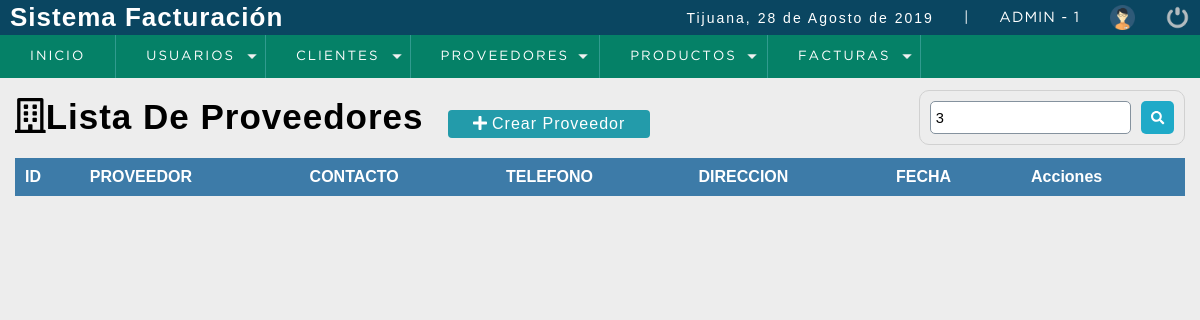
The app's page /sistema/buscar_proveedor.php?pagina=2&busqueda=3 (signed in), older data.
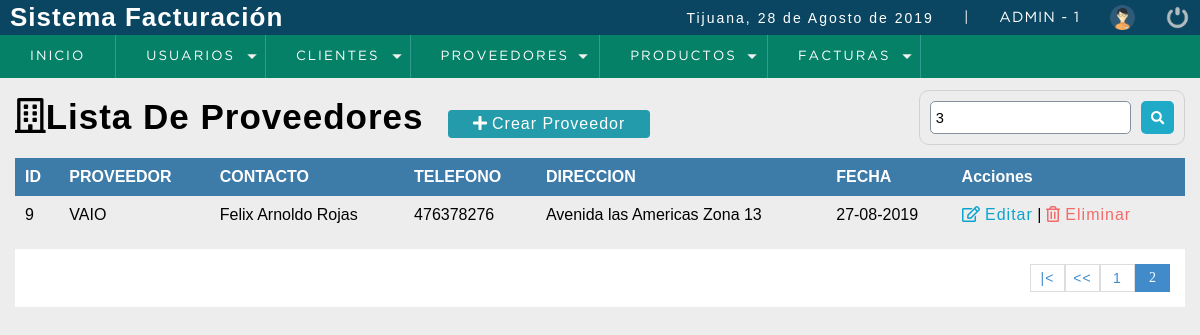
The same page, newer data.
### tables this page shows
CREATE TABLE `proveedor` (
  `codproveedor` int(11) NOT NULL,
  `proveedor` varchar(100) DEFAULT NULL,
  `contacto` varchar(100) DEFAULT NULL,
  `telefono` bigint(11) DEFAULT NULL,
  `direccion` text,
  `usuario_id` int(11) NOT NULL,
  `date_add` datetime NOT NULL  DEFAULT CURRENT_TIMESTAMP,  
  `estatus` tinyint DEFAULT 1
);

### sistema/buscar_proveedor.php (the view, shortened to what this page needs)
<?php
  include "../conexion.php"
?>
<!DOCTYPE html>
<html lang="en">
<head>
	<?php include "includes/script.php"; ?>
</head>
<body>
	<?php include "includes/header.php"; ?>
	<section id="container">
    <?php
      $busqueda = strtolower($_REQUEST['busqueda']);
    ?>
    <h1><i class="far fa-building"></i>Lista De Proveedores</h1>
    <a href = "registro_proveedor.php" class = "btn_new"><i class="fas fa-plus"></i> Crear Proveedor</a>
    <form action="buscar_proveedor.php" method="get" class = "form_search">
      <input type="text" name = "busqueda" id="busqueda" placeholder ="Buscar" value = "<?php echo $busqueda; ?>">
      <button type="submit" class= "btn_search"><i class = "fas fa-search"></i></button>
    </form>
    <table>
      <tr>
        <th>ID</th>
        <th>PROVEEDOR</th>
        <th>CONTACTO</th>
        <th>TELEFONO</th>
        <th>DIRECCION</th>
        <th>FECHA</th>
        <th>Acciones</th>
      </tr>
      <?php
        $sql_registe = mysqli_query($conexion,"SELECT COUNT(*) AS total_registro
                                                FROM proveedor WHERE
                                                (codproveedor LIKE '%$busqueda%' OR
                                                proveedor LIKE '%$busqueda%' OR
                                                contacto LIKE '%$busqueda%' OR
                                                telefono LIKE '%$busqueda%') AND
                                                estatus = 1");
        $result_register = mysqli_fetch_array($sql_registe);
        $total_registro = $result_register['total_registro'];
        $por_pagina = 5;
        if(empty($_GET['pagina']))
        {
          $pagina = 1;
        }
        else
        {
          $pagina = $_GET['pagina'];
        }
        $desde = ($pagina-1)*$por_pagina;
        $total_paginas = ceil($total_registro/$por_pagina);
        $query = mysqli_query($conexion,"SELECT * FROM proveedor WHERE
                                          (codproveedor LIKE '%$busqueda%' OR
                                          proveedor LIKE '%$busqueda%' OR
                                          contacto LIKE '%$busqueda%' OR
                                          telefono LIKE '%$busqueda%') AND
                                          estatus = 1  ORDER BY proveedor ASC LIMIT $desde,$por_pagina");
        $result = mysqli_num_rows($query);
        if ($result > 0)
        {
          while ($data = mysqli_fetch_array($query))
          {
            $formato = 'Y-m-d H:i:s';
            $fecha = DateTime::createFromFormat($formato,$data['date_add']);
      ?>
          <tr>
            <td><?php echo $data['codproveedor']; ?></td>
            <td><?php echo $data['proveedor']; ?></td>
            <td><?php echo $data['contacto']; ?></td>
            <td><?php echo $data['telefono']; ?></td>
            <td><?php echo $data['direccion']; ?></td>
            <td><?php echo $fecha->format('d-m-Y'); ?></td>
            <td>
              <a class ="link_edit" href = "editar_proveedor.php?id=<?php echo $data['codproveedor']; ?>"><i class="far fa-edit"></i> Editar</a>
              |
              <a class = "link_delete"  href = "eliminar_confirmar_proveedor.php?id=<?php echo $data['codproveedor']; ?>"><i class="far fa-trash-alt"></i> Eliminar</a>
            </td>
          </tr>
      <?php
          }
        }
      ?>
    </table>
    <?php
      if ($total_registro != 0)
      {
        ?>
        <div class = "paginador">
            <ul>
            <?php
              if ($pagina != 1)
              {
            ?>
              <li><a href= "?pagina=<?php echo 1; ?>&busqueda=<?php echo $busqueda; ?>" >|<</a></li>
              <li><a href= "?pagina=<?php echo $pagina-1; ?>&busqueda=<?php echo $busqueda; ?>"><<</a></li>
            <?php
              }
                for ($i=1;$i<=$total_paginas;$i++)
                {
                  if ($i == $pagina)
                  {
                    echo '<li class="pageSelected">'.$i.'</li>';
                  }
                  else
                  {
                    echo '<li><a href="?pagina='.$i.'&busqueda='.$busqueda.'">'.$i.'</a></li>';
                  }
                }
            ?>
            </ul>
        </div>
    <?php
      }
    ?>
	</section>
</body>
</html>

Row changes from the older to the newer data that the page shows:
added proveedor: codproveedor "9", proveedor "VAIO", contacto "Felix Arnoldo Rojas", telefono "476378276", direccion "Avenida las Americas Zona 13", date_add "27-08-2019"
Text that changed along with them:
new list line: "1"
new list line: "2"
